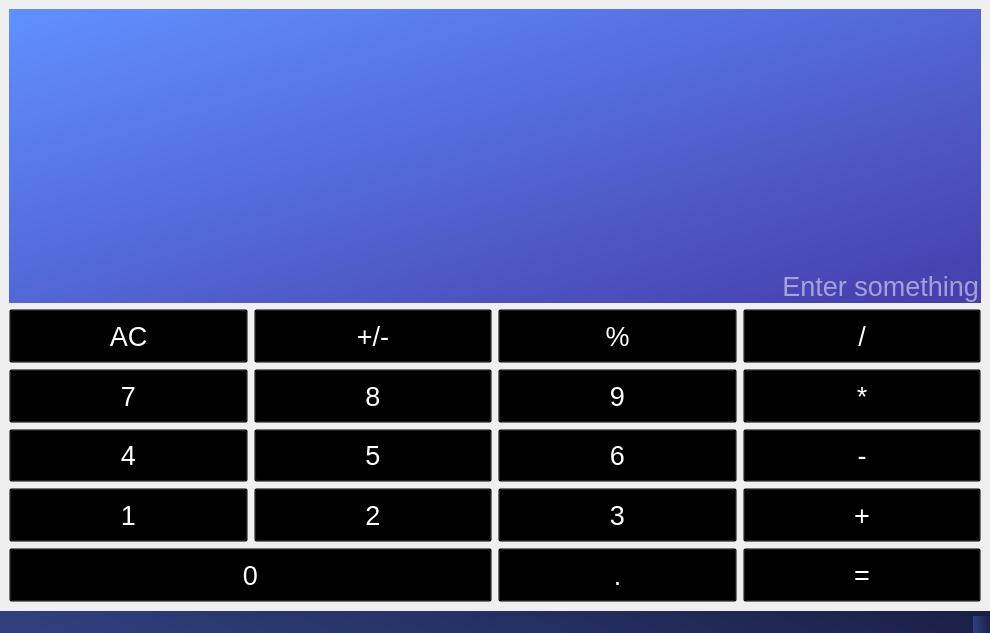
<?xml version="1.0" encoding="UTF-8"?>
<ui version="4.0">
 <class>MainWindow</class>
 <widget class="QMainWindow" name="MainWindow">
  <property name="geometry">
   <rect>
    <x>0</x>
    <y>0</y>
    <width>990</width>
    <height>633</height>
   </rect>
  </property>
  <property name="sizePolicy">
   <sizepolicy hsizetype="Preferred" vsizetype="Preferred">
    <horstretch>0</horstretch>
    <verstretch>0</verstretch>
   </sizepolicy>
  </property>
  <property name="windowTitle">
   <string>MainWindow</string>
  </property>
  <widget class="QWidget" name="centralwidget">
   <layout class="QVBoxLayout" name="verticalLayout_2">
    <item>
     <widget class="QLineEdit" name="Field">
      <property name="sizePolicy">
       <sizepolicy hsizetype="MinimumExpanding" vsizetype="MinimumExpanding">
        <horstretch>0</horstretch>
        <verstretch>0</verstretch>
       </sizepolicy>
      </property>
      <property name="font">
       <font>
        <family>Yu Gothic UI</family>
        <pointsize>20</pointsize>
        <weight>50</weight>
        <italic>false</italic>
        <bold>false</bold>
       </font>
      </property>
      <property name="contextMenuPolicy">
       <enum>Qt::NoContextMenu</enum>
      </property>
      <property name="styleSheet">
       <string notr="true">color:white;
background-color: qlineargradient(spread:pad, x1:1, y1:1, x2:0, y2:0, stop:0 rgba(69, 61, 171, 255), stop:1 rgba(96, 144, 255, 255));
border-color: rgb(72, 70, 180);
font: 20pt &quot;Yu Gothic UI&quot;;
border-width:0 px;</string>
      </property>
      <property name="frame">
       <bool>false</bool>
      </property>
      <property name="cursorPosition">
       <number>0</number>
      </property>
      <property name="alignment">
       <set>Qt::AlignBottom|Qt::AlignRight|Qt::AlignTrailing</set>
      </property>
      <property name="placeholderText">
       <string>Enter something</string>
      </property>
      <property name="clearButtonEnabled">
       <bool>false</bool>
      </property>
     </widget>
    </item>
    <item>
     <layout class="QGridLayout" name="gridLayout">
      <item row="1" column="1">
       <widget class="QPushButton" name="Eight">
        <property name="sizePolicy">
         <sizepolicy hsizetype="Expanding" vsizetype="Expanding">
          <horstretch>0</horstretch>
          <verstretch>0</verstretch>
         </sizepolicy>
        </property>
        <property name="font">
         <font>
          <family>Yu Gothic UI</family>
          <pointsize>20</pointsize>
          <weight>50</weight>
          <italic>false</italic>
          <bold>false</bold>
         </font>
        </property>
        <property name="styleSheet">
         <string notr="true">QPushButton{
color:white;
background:transparent;
	font: 20pt &quot;Yu Gothic UI&quot;;
} 
QPushButton:pressed{
color:white;
	background-color: rgba(0, 0, 0, 80);
font: 20pt &quot;Yu Gothic UI&quot;;
}</string>
        </property>
        <property name="text">
         <string>8</string>
        </property>
       </widget>
      </item>
      <item row="3" column="2">
       <widget class="QPushButton" name="Three">
        <property name="sizePolicy">
         <sizepolicy hsizetype="Expanding" vsizetype="Expanding">
          <horstretch>0</horstretch>
          <verstretch>0</verstretch>
         </sizepolicy>
        </property>
        <property name="font">
         <font>
          <family>Yu Gothic UI</family>
          <pointsize>20</pointsize>
          <weight>50</weight>
          <italic>false</italic>
          <bold>false</bold>
         </font>
        </property>
        <property name="styleSheet">
         <string notr="true">QPushButton{
color:white;
background:transparent;
	font: 20pt &quot;Yu Gothic UI&quot;;
} 
QPushButton:pressed{
color:white;
	background-color: rgba(0, 0, 0, 80);
font: 20pt &quot;Yu Gothic UI&quot;;
}</string>
        </property>
        <property name="text">
         <string>3</string>
        </property>
       </widget>
      </item>
      <item row="2" column="2">
       <widget class="QPushButton" name="Six">
        <property name="sizePolicy">
         <sizepolicy hsizetype="Expanding" vsizetype="Expanding">
          <horstretch>0</horstretch>
          <verstretch>0</verstretch>
         </sizepolicy>
        </property>
        <property name="font">
         <font>
          <family>Yu Gothic UI</family>
          <pointsize>20</pointsize>
          <weight>50</weight>
          <italic>false</italic>
          <bold>false</bold>
         </font>
        </property>
        <property name="styleSheet">
         <string notr="true">QPushButton{
color:white;
background:transparent;
	font: 20pt &quot;Yu Gothic UI&quot;;
} 
QPushButton:pressed{
color:white;
	background-color: rgba(0, 0, 0, 80);
font: 20pt &quot;Yu Gothic UI&quot;;
}</string>
        </property>
        <property name="text">
         <string>6</string>
        </property>
       </widget>
      </item>
      <item row="1" column="0">
       <widget class="QPushButton" name="Seven">
        <property name="sizePolicy">
         <sizepolicy hsizetype="Expanding" vsizetype="Expanding">
          <horstretch>0</horstretch>
          <verstretch>0</verstretch>
         </sizepolicy>
        </property>
        <property name="font">
         <font>
          <family>Yu Gothic UI</family>
          <pointsize>20</pointsize>
          <weight>50</weight>
          <italic>false</italic>
          <bold>false</bold>
         </font>
        </property>
        <property name="styleSheet">
         <string notr="true">QPushButton{
color:white;
background:transparent;
	font: 20pt &quot;Yu Gothic UI&quot;;
} 
QPushButton:pressed{
color:white;
	background-color: rgba(0, 0, 0, 80);
font: 20pt &quot;Yu Gothic UI&quot;;
}</string>
        </property>
        <property name="text">
         <string>7</string>
        </property>
       </widget>
      </item>
      <item row="1" column="3">
       <widget class="QPushButton" name="Multiply">
        <property name="sizePolicy">
         <sizepolicy hsizetype="Expanding" vsizetype="Expanding">
          <horstretch>0</horstretch>
          <verstretch>0</verstretch>
         </sizepolicy>
        </property>
        <property name="font">
         <font>
          <family>Yu Gothic UI</family>
          <pointsize>20</pointsize>
          <weight>50</weight>
          <italic>false</italic>
          <bold>false</bold>
         </font>
        </property>
        <property name="styleSheet">
         <string notr="true">QPushButton{
color:white;
background:transparent;
	font: 20pt &quot;Yu Gothic UI&quot;;
} 
QPushButton:pressed{
color:white;
	background-color: rgba(0, 0, 0, 80);
font: 20pt &quot;Yu Gothic UI&quot;;
}</string>
        </property>
        <property name="text">
         <string>*</string>
        </property>
       </widget>
      </item>
      <item row="2" column="1">
       <widget class="QPushButton" name="Five">
        <property name="sizePolicy">
         <sizepolicy hsizetype="Expanding" vsizetype="Expanding">
          <horstretch>0</horstretch>
          <verstretch>0</verstretch>
         </sizepolicy>
        </property>
        <property name="font">
         <font>
          <family>Yu Gothic UI</family>
          <pointsize>20</pointsize>
          <weight>50</weight>
          <italic>false</italic>
          <bold>false</bold>
          <stylestrategy>PreferAntialias</stylestrategy>
         </font>
        </property>
        <property name="cursor">
         <cursorShape>ArrowCursor</cursorShape>
        </property>
        <property name="autoFillBackground">
         <bool>false</bool>
        </property>
        <property name="styleSheet">
         <string notr="true">QPushButton{
color:white;
background:transparent;
	font: 20pt &quot;Yu Gothic UI&quot;;
} 
QPushButton:pressed{
color:white;
	background-color: rgba(0, 0, 0, 80);
font: 20pt &quot;Yu Gothic UI&quot;;
}</string>
        </property>
        <property name="text">
         <string>5</string>
        </property>
        <property name="autoDefault">
         <bool>false</bool>
        </property>
       </widget>
      </item>
      <item row="4" column="3">
       <widget class="QPushButton" name="Equal">
        <property name="sizePolicy">
         <sizepolicy hsizetype="Expanding" vsizetype="Expanding">
          <horstretch>0</horstretch>
          <verstretch>0</verstretch>
         </sizepolicy>
        </property>
        <property name="font">
         <font>
          <family>Yu Gothic UI</family>
          <pointsize>20</pointsize>
          <weight>50</weight>
          <italic>false</italic>
          <bold>false</bold>
         </font>
        </property>
        <property name="styleSheet">
         <string notr="true">QPushButton{
color:white;
background:transparent;
	font: 20pt &quot;Yu Gothic UI&quot;;
} 
QPushButton:pressed{
color:white;
	background-color: rgba(0, 0, 0, 80);
font: 20pt &quot;Yu Gothic UI&quot;;
}</string>
        </property>
        <property name="text">
         <string>=</string>
        </property>
       </widget>
      </item>
      <item row="3" column="3">
       <widget class="QPushButton" name="Add">
        <property name="sizePolicy">
         <sizepolicy hsizetype="Expanding" vsizetype="Expanding">
          <horstretch>0</horstretch>
          <verstretch>0</verstretch>
         </sizepolicy>
        </property>
        <property name="font">
         <font>
          <family>Yu Gothic UI</family>
          <pointsize>20</pointsize>
          <weight>50</weight>
          <italic>false</italic>
          <bold>false</bold>
         </font>
        </property>
        <property name="styleSheet">
         <string notr="true">QPushButton{
color:white;
background:transparent;
	font: 20pt &quot;Yu Gothic UI&quot;;
} 
QPushButton:pressed{
color:white;
	background-color: rgba(0, 0, 0, 80);
font: 20pt &quot;Yu Gothic UI&quot;;
}</string>
        </property>
        <property name="text">
         <string>+</string>
        </property>
       </widget>
      </item>
      <item row="1" column="2">
       <widget class="QPushButton" name="Nine">
        <property name="sizePolicy">
         <sizepolicy hsizetype="Expanding" vsizetype="Expanding">
          <horstretch>0</horstretch>
          <verstretch>0</verstretch>
         </sizepolicy>
        </property>
        <property name="font">
         <font>
          <family>Yu Gothic UI</family>
          <pointsize>20</pointsize>
          <weight>50</weight>
          <italic>false</italic>
          <bold>false</bold>
         </font>
        </property>
        <property name="styleSheet">
         <string notr="true">QPushButton{
color:white;
background:transparent;
	font: 20pt &quot;Yu Gothic UI&quot;;
} 
QPushButton:pressed{
color:white;
	background-color: rgba(0, 0, 0, 80);
font: 20pt &quot;Yu Gothic UI&quot;;
}</string>
        </property>
        <property name="text">
         <string>9</string>
        </property>
       </widget>
      </item>
      <item row="0" column="3">
       <widget class="QPushButton" name="divide">
        <property name="sizePolicy">
         <sizepolicy hsizetype="Expanding" vsizetype="Expanding">
          <horstretch>0</horstretch>
          <verstretch>0</verstretch>
         </sizepolicy>
        </property>
        <property name="font">
         <font>
          <family>Yu Gothic UI</family>
          <pointsize>20</pointsize>
          <weight>50</weight>
          <italic>false</italic>
          <bold>false</bold>
         </font>
        </property>
        <property name="styleSheet">
         <string notr="true">QPushButton{
color:white;
background:transparent;
	font: 20pt &quot;Yu Gothic UI&quot;;
} 
QPushButton:pressed{
color:white;
	background-color: rgba(0, 0, 0, 80);
font: 20pt &quot;Yu Gothic UI&quot;;
}</string>
        </property>
        <property name="text">
         <string>/</string>
        </property>
       </widget>
      </item>
      <item row="0" column="1">
       <widget class="QPushButton" name="plusMinus">
        <property name="sizePolicy">
         <sizepolicy hsizetype="Expanding" vsizetype="Expanding">
          <horstretch>0</horstretch>
          <verstretch>0</verstretch>
         </sizepolicy>
        </property>
        <property name="font">
         <font>
          <family>Yu Gothic UI</family>
          <pointsize>20</pointsize>
          <weight>50</weight>
          <italic>false</italic>
          <bold>false</bold>
         </font>
        </property>
        <property name="styleSheet">
         <string notr="true">QPushButton{
color:white;
background:transparent;
	font: 20pt &quot;Yu Gothic UI&quot;;
} 
QPushButton:pressed{
color:white;
	background-color: rgba(0, 0, 0, 80);
font: 20pt &quot;Yu Gothic UI&quot;;
}</string>
        </property>
        <property name="text">
         <string>+/-</string>
        </property>
       </widget>
      </item>
      <item row="2" column="3">
       <widget class="QPushButton" name="Minus">
        <property name="sizePolicy">
         <sizepolicy hsizetype="Expanding" vsizetype="Expanding">
          <horstretch>0</horstretch>
          <verstretch>0</verstretch>
         </sizepolicy>
        </property>
        <property name="font">
         <font>
          <family>Yu Gothic UI</family>
          <pointsize>20</pointsize>
          <weight>50</weight>
          <italic>false</italic>
          <bold>false</bold>
         </font>
        </property>
        <property name="styleSheet">
         <string notr="true">QPushButton{
color:white;
background:transparent;
	font: 20pt &quot;Yu Gothic UI&quot;;
} 
QPushButton:pressed{
color:white;
	background-color: rgba(0, 0, 0, 80);
font: 20pt &quot;Yu Gothic UI&quot;;
}</string>
        </property>
        <property name="text">
         <string>-</string>
        </property>
       </widget>
      </item>
      <item row="2" column="0">
       <widget class="QPushButton" name="Four">
        <property name="sizePolicy">
         <sizepolicy hsizetype="Expanding" vsizetype="Expanding">
          <horstretch>0</horstretch>
          <verstretch>0</verstretch>
         </sizepolicy>
        </property>
        <property name="font">
         <font>
          <family>Yu Gothic UI</family>
          <pointsize>20</pointsize>
          <weight>50</weight>
          <italic>false</italic>
          <bold>false</bold>
         </font>
        </property>
        <property name="styleSheet">
         <string notr="true">QPushButton{
color:white;
background:transparent;
	font: 20pt &quot;Yu Gothic UI&quot;;
} 
QPushButton:pressed{
color:white;
	background-color: rgba(0, 0, 0, 80);
font: 20pt &quot;Yu Gothic UI&quot;;
}</string>
        </property>
        <property name="text">
         <string>4</string>
        </property>
       </widget>
      </item>
      <item row="3" column="0">
       <widget class="QPushButton" name="One">
        <property name="sizePolicy">
         <sizepolicy hsizetype="Expanding" vsizetype="Expanding">
          <horstretch>0</horstretch>
          <verstretch>0</verstretch>
         </sizepolicy>
        </property>
        <property name="font">
         <font>
          <family>Yu Gothic UI</family>
          <pointsize>20</pointsize>
          <weight>50</weight>
          <italic>false</italic>
          <bold>false</bold>
         </font>
        </property>
        <property name="styleSheet">
         <string notr="true">QPushButton{
color:white;
background:transparent;
	font: 20pt &quot;Yu Gothic UI&quot;;
} 
QPushButton:pressed{
color:white;
	background-color: rgba(0, 0, 0, 80);
font: 20pt &quot;Yu Gothic UI&quot;;
}</string>
        </property>
        <property name="text">
         <string>1</string>
        </property>
       </widget>
      </item>
      <item row="4" column="0" colspan="2">
       <widget class="QPushButton" name="Zero">
        <property name="sizePolicy">
         <sizepolicy hsizetype="Expanding" vsizetype="Expanding">
          <horstretch>0</horstretch>
          <verstretch>0</verstretch>
         </sizepolicy>
        </property>
        <property name="font">
         <font>
          <family>Yu Gothic UI</family>
          <pointsize>20</pointsize>
          <weight>50</weight>
          <italic>false</italic>
          <bold>false</bold>
         </font>
        </property>
        <property name="styleSheet">
         <string notr="true">QPushButton{
color:white;
background:transparent;
	font: 20pt &quot;Yu Gothic UI&quot;;
} 
QPushButton:pressed{
color:white;
	background-color: rgba(0, 0, 0, 80);
font: 20pt &quot;Yu Gothic UI&quot;;
}</string>
        </property>
        <property name="text">
         <string>0</string>
        </property>
       </widget>
      </item>
      <item row="4" column="2">
       <widget class="QPushButton" name="Dot">
        <property name="sizePolicy">
         <sizepolicy hsizetype="Expanding" vsizetype="Expanding">
          <horstretch>0</horstretch>
          <verstretch>0</verstretch>
         </sizepolicy>
        </property>
        <property name="font">
         <font>
          <family>Yu Gothic UI</family>
          <pointsize>20</pointsize>
          <weight>50</weight>
          <italic>false</italic>
          <bold>false</bold>
         </font>
        </property>
        <property name="styleSheet">
         <string notr="true">QPushButton{
color:white;
background:transparent;
	font: 20pt &quot;Yu Gothic UI&quot;;
} 
QPushButton:pressed{
color:white;
	background-color: rgba(0, 0, 0, 80);
font: 20pt &quot;Yu Gothic UI&quot;;
}</string>
        </property>
        <property name="text">
         <string>.</string>
        </property>
       </widget>
      </item>
      <item row="0" column="0">
       <widget class="QPushButton" name="clear">
        <property name="sizePolicy">
         <sizepolicy hsizetype="Expanding" vsizetype="Expanding">
          <horstretch>0</horstretch>
          <verstretch>0</verstretch>
         </sizepolicy>
        </property>
        <property name="font">
         <font>
          <family>Yu Gothic UI</family>
          <pointsize>20</pointsize>
          <weight>50</weight>
          <italic>false</italic>
          <bold>false</bold>
         </font>
        </property>
        <property name="styleSheet">
         <string notr="true">QPushButton{
color:white;
background:transparent;
	font: 20pt &quot;Yu Gothic UI&quot;;
} 
QPushButton:pressed{
color:white;
	background-color: rgba(0, 0, 0, 80);
font: 20pt &quot;Yu Gothic UI&quot;;
}</string>
        </property>
        <property name="text">
         <string>AC</string>
        </property>
       </widget>
      </item>
      <item row="3" column="1">
       <widget class="QPushButton" name="Two">
        <property name="sizePolicy">
         <sizepolicy hsizetype="Expanding" vsizetype="Expanding">
          <horstretch>0</horstretch>
          <verstretch>0</verstretch>
         </sizepolicy>
        </property>
        <property name="font">
         <font>
          <family>Yu Gothic UI</family>
          <pointsize>20</pointsize>
          <weight>50</weight>
          <italic>false</italic>
          <bold>false</bold>
         </font>
        </property>
        <property name="styleSheet">
         <string notr="true">QPushButton{
color:white;
background:transparent;
	font: 20pt &quot;Yu Gothic UI&quot;;
} 
QPushButton:pressed{
color:white;
	background-color: rgba(0, 0, 0, 80);
font: 20pt &quot;Yu Gothic UI&quot;;
}</string>
        </property>
        <property name="text">
         <string>2</string>
        </property>
       </widget>
      </item>
      <item row="0" column="2">
       <widget class="QPushButton" name="procent">
        <property name="sizePolicy">
         <sizepolicy hsizetype="Expanding" vsizetype="Expanding">
          <horstretch>0</horstretch>
          <verstretch>0</verstretch>
         </sizepolicy>
        </property>
        <property name="font">
         <font>
          <family>Yu Gothic UI</family>
          <pointsize>20</pointsize>
          <weight>50</weight>
          <italic>false</italic>
          <bold>false</bold>
         </font>
        </property>
        <property name="styleSheet">
         <string notr="true">QPushButton{
color:white;
background:transparent;
	font: 20pt &quot;Yu Gothic UI&quot;;
} 
QPushButton:pressed{
color:white;
	background-color: rgba(0, 0, 0, 80);
font: 20pt &quot;Yu Gothic UI&quot;;
}</string>
        </property>
        <property name="text">
         <string>%</string>
        </property>
       </widget>
      </item>
     </layout>
    </item>
   </layout>
  </widget>
  <widget class="QMenuBar" name="menubar">
   <property name="geometry">
    <rect>
     <x>0</x>
     <y>0</y>
     <width>990</width>
     <height>26</height>
    </rect>
   </property>
   <property name="styleSheet">
    <string notr="true">background:qlineargradient(spread:pad, x1:0, y1:0.494, x2:1, y2:0.528, stop:0 rgba(95, 142, 253, 255), stop:1 rgba(83, 103, 214, 255))</string>
   </property>
  </widget>
  <widget class="QStatusBar" name="statusbar">
   <property name="styleSheet">
    <string notr="true">background:qlineargradient(spread:pad, x1:1, y1:0.46, x2:0.00526316, y2:0.511, stop:0 rgba(27, 32, 71, 255), stop:1 rgba(48, 64, 126, 255))</string>
   </property>
  </widget>
 </widget>
 <resources/>
 <connections/>
</ui>
